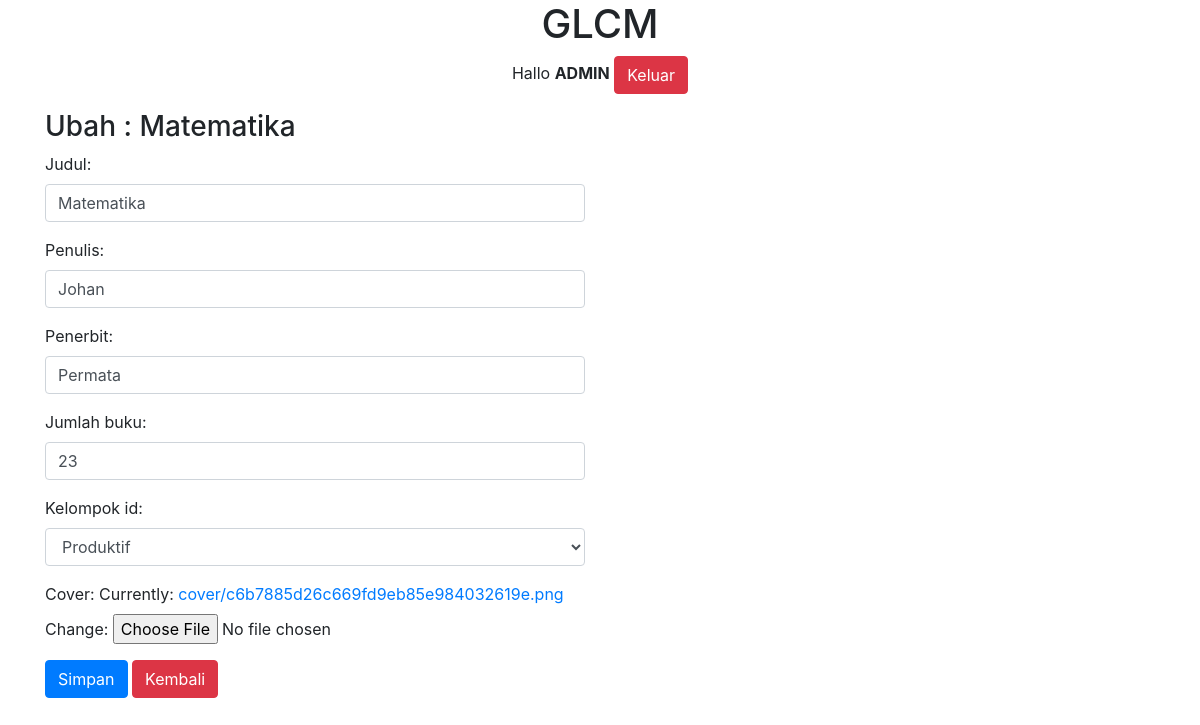
The app's page /buku/ubah/7 (signed in) with its own data.
### glcm/models.py (models this page shows, shortened)
class Buku(models.Model):
    judul = models.CharField(max_length=100)
    penulis = models.CharField(max_length=100)
    penerbit = models.CharField(max_length=100)
    jumlah_buku = models.IntegerField(null=True)
    kelompok_id = models.ForeignKey(Kelompok, on_delete=models.CASCADE, null=True)
    cover = models.ImageField(upload_to='cover/', null=True)
    tanggal = models.DateField(auto_now_add=True, null=True)
    waktu = models.TimeField(auto_now_add=True, null=True)

### glcm/views.py (the view)
# urls.py: path('buku/ubah/<int:id_buku>', ubah_buku, name='ubah_buku'),
@login_required(login_url=settings.LOGIN_URL)
def ubah_buku(request, id_buku):
    buku = Buku.objects.get(id=id_buku)
    template = 'ubah-buku.html'
    if request.POST:
        form = FormBuku(request.POST, request.FILES, instance=buku)
        if form.is_valid():
            form.save()
            messages.success(request, "Data berhasil diubah!")
            return redirect('ubah_buku', id_buku=id_buku)
    else:
        form = FormBuku(instance=buku)
        konteks = {
            'form': form,
            'buku': buku,
        }
        return render(request, template, konteks)

### glcm/forms.py
class FormBuku(ModelForm):
    class Meta:
        model = Buku
        fields = '__all__'
        widgets = {
            'judul' : forms.TextInput({'class':'form-control', 'id':'inputjudul'}),
            'penulis' : forms.TextInput({'class':'form-control'}),
            'penerbit' : forms.TextInput({'class':'form-control'}),
            'jumlah_buku' : forms.NumberInput({'class':'form-control'}),
            'kelompok_id' : forms.Select({'class':'form-control'}),
        }

### glcm/models.py (called while the page is built)
    def __str__(self):
        return self.nama

### glcm/templates/ubah-buku.html (shortened to what this page needs)
{% extends 'base.html' %}
{% block content %}
<div class="container">
    <div class="row">
        <div class="col-md-6">
            <h3>Ubah : {{ buku.judul }}</h3>
            <form action="{% url 'ubah_buku' buku.id %}" method="post" enctype="multipart/form-data">
                {{ form.as_p }}
                <button class="btn btn-primary">Simpan</button>
                <a href="/buku" class="btn btn-danger">Kembali</a>
            </form>
        </div>
    </div>
</div>
{% endblock %}

### templates/judul.html
<center>
    <h1>GLCM</h1>
    {% if user.is_authenticated %}
    <p>Hallo <strong>{{ user | upper}}</strong> <a href="{% url 'logout' %}" class="btn btn-danger">Keluar</a></p>
    {% endif %}
</center>

### static/css/style.css (style rules this page uses)
body { background-color: rgb(236, 208, 208); }

### records on screen
Buku: judul "Matematika", penulis "Johan", penerbit "Permata", jumlah_buku "23", kelompok_id "Produktif"

### other values on screen
{{ user | upper }} "ADMIN"
